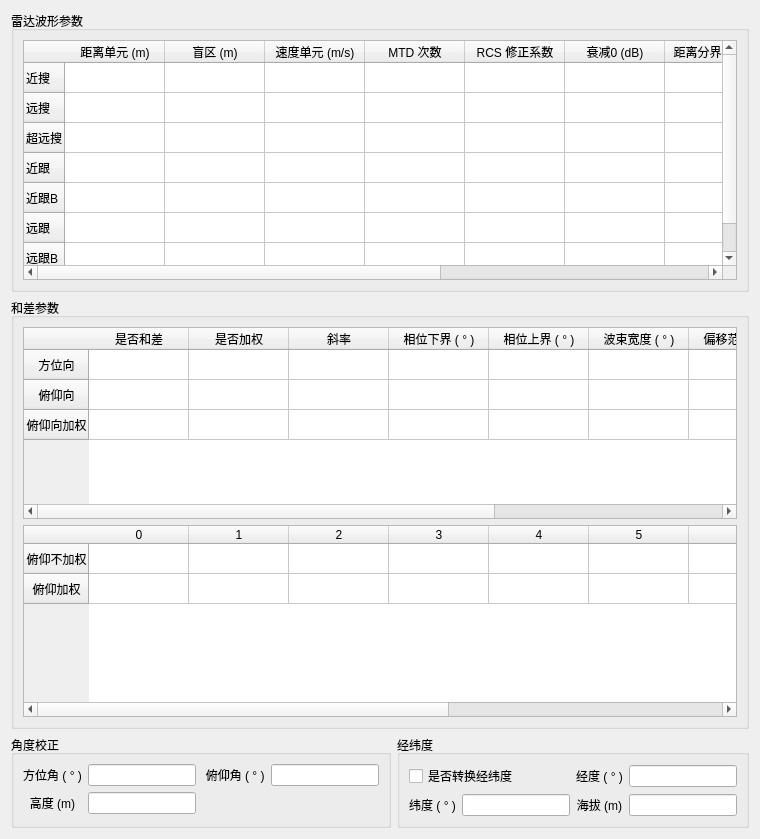
     <widget class="QWidget" name="tab_data_extraction">
      <attribute name="title">
       <string> 数据解析</string>
      </attribute>
      <layout class="QGridLayout" name="gridLayout_2">
       <item row="0" column="0" colspan="2">
        <widget class="QGroupBox" name="groupBox_radar_waveform_parameters">
         <property name="minimumSize">
          <size>
           <width>0</width>
           <height>0</height>
          </size>
         </property>
         <property name="title">
          <string>雷达波形参数</string>
         </property>
         <layout class="QGridLayout" name="gridLayout_7">
          <item row="0" column="0" rowspan="2" colspan="2">
           <widget class="QTableWidget" name="tableWidget_radar_waveform_parameters">
            <property name="minimumSize">
             <size>
              <width>0</width>
              <height>240</height>
             </size>
            </property>
            <row>
             <property name="text">
              <string>近搜</string>
             </property>
             <property name="font">
              <font>
               <family>Microsoft YaHei UI</family>
              </font>
             </property>
            </row>
            <row>
             <property name="text">
              <string>远搜</string>
             </property>
            </row>
            <row>
             <property name="text">
              <string>超远搜</string>
             </property>
            </row>
            <row>
             <property name="text">
              <string>近跟</string>
             </property>
            </row>
            <row>
             <property name="text">
              <string>近跟B</string>
             </property>
            </row>
            <row>
             <property name="text">
              <string>远跟</string>
             </property>
            </row>
            <row>
             <property name="text">
              <string>远跟B</string>
             </property>
            </row>
            <column>
             <property name="text">
              <string>距离单元 (m)</string>
             </property>
            </column>
            <column>
             <property name="text">
              <string>盲区 (m)</string>
             </property>
            </column>
            <column>
             <property name="text">
              <string>速度单元 (m/s)</string>
             </property>
            </column>
            <column>
             <property name="text">
              <string>MTD 次数</string>
             </property>
            </column>
            <column>
             <property name="text">
              <string>RCS 修正系数</string>
             </property>
            </column>
            <column>
             <property name="text">
              <string>衰减0 (dB)</string>
             </property>
            </column>
            <column>
             <property name="text">
              <string>距离分界01 (m)</string>
             </property>
            </column>
            <column>
             <property name="text">
              <string>距离分界12 (m)</string>
             </property>
            </column>
            <column>
             <property name="text">
              <string>衰减2 (dB)</string>
             </property>
            </column>
            <column>
             <property name="text">
              <string>方位校正时间 (s)</string>
             </property>
            </column>
           </widget>
          </item>
         </layout>
        </widget>
       </item>
       <item row="1" column="0" colspan="2">
        <widget class="QGroupBox" name="groupBox_sigma_delta_parameters">
         <property name="minimumSize">
          <size>
           <width>0</width>
           <height>0</height>
          </size>
         </property>
         <property name="title">
          <string>和差参数</string>
         </property>
         <layout class="QGridLayout" name="gridLayout_3">
          <item row="0" column="0">
           <widget class="QTableWidget" name="tableWidget_sigma_delta_parameters">
            <property name="minimumSize">
             <size>
              <width>0</width>
              <height>0</height>
             </size>
            </property>
            <property name="autoFillBackground">
             <bool>false</bool>
            </property>
            <property name="sortingEnabled">
             <bool>false</bool>
            </property>
            <row>
             <property name="text">
              <string>方位向</string>
             </property>
             <property name="font">
              <font>
               <family>Microsoft YaHei UI</family>
              </font>
             </property>
             <property name="textAlignment">
              <set>AlignCenter</set>
             </property>
            </row>
            <row>
             <property name="text">
              <string>俯仰向</string>
             </property>
             <property name="textAlignment">
              <set>AlignCenter</set>
             </property>
            </row>
            <row>
             <property name="text">
              <string>俯仰向加权</string>
             </property>
             <property name="textAlignment">
              <set>AlignCenter</set>
             </property>
            </row>
            <column>
             <property name="text">
              <string>是否和差</string>
             </property>
             <property name="textAlignment">
              <set>AlignCenter</set>
             </property>
            </column>
            <column>
             <property name="text">
              <string>是否加权</string>
             </property>
             <property name="textAlignment">
              <set>AlignCenter</set>
             </property>
            </column>
            <column>
             <property name="text">
              <string>斜率</string>
             </property>
             <property name="textAlignment">
              <set>AlignCenter</set>
             </property>
            </column>
            <column>
             <property name="text">
              <string>相位下界 ( ° )</string>
             </property>
             <property name="textAlignment">
              <set>AlignCenter</set>
             </property>
            </column>
            <column>
             <property name="text">
              <string>相位上界 ( ° )</string>
             </property>
             <property name="textAlignment">
              <set>AlignCenter</set>
             </property>
            </column>
            <column>
             <property name="text">
              <string>波束宽度 ( ° )</string>
             </property>
             <property name="textAlignment">
              <set>AlignCenter</set>
             </property>
            </column>
            <column>
             <property name="text">
              <string>偏移范围 ( ° )</string>
             </property>
             <property name="textAlignment">
              <set>AlignCenter</set>
             </property>
            </column>
            <column>
             <property name="text">
              <string>和差过滤</string>
             </property>
             <property name="textAlignment">
              <set>AlignCenter</set>
             </property>
            </column>
            <column>
             <property name="text">
              <string>过滤比率差/和</string>
             </property>
             <property name="textAlignment">
              <set>AlignCenter</set>
             </property>
            </column>
           </widget>
          </item>
          <item row="1" column="0">
           <widget class="QTableWidget" name="tableWidget_sigma_delta_elev_slope_each_beam">
            <property name="minimumSize">
             <size>
              <width>0</width>
              <height>0</height>
             </size>
            </property>
            <row>
             <property name="text">
              <string>俯仰不加权</string>
             </property>
             <property name="textAlignment">
              <set>AlignCenter</set>
             </property>
            </row>
            <row>
             <property name="text">
              <string>俯仰加权</string>
             </property>
             <property name="textAlignment">
              <set>AlignCenter</set>
             </property>
            </row>
            <column>
             <property name="text">
              <string>0</string>
             </property>
            </column>
            <column>
             <property name="text">
              <string>1</string>
             </property>
            </column>
            <column>
             <property name="text">
              <string>2</string>
             </property>
            </column>
            <column>
             <property name="text">
              <string>3</string>
             </property>
            </column>
            <column>
             <property name="text">
              <string>4</string>
             </property>
            </column>
            <column>
             <property name="text">
              <string>5</string>
             </property>
            </column>
            <column>
             <property name="text">
              <string>6</string>
             </property>
            </column>
            <column>
             <property name="text">
              <string>7</string>
             </property>
            </column>
            <column>
             <property name="text">
              <string>8</string>
             </property>
            </column>
            <column>
             <property name="text">
              <string>9</string>
             </property>
            </column>
           </widget>
          </item>
         </layout>
        </widget>
       </item>
       <item row="2" column="0">
        <widget class="QGroupBox" name="groupBox_azim_elev_bias">
         <property name="minimumSize">
          <size>
           <width>0</width>
           <height>0</height>
          </size>
         </property>
         <property name="title">
          <string>角度校正</string>
         </property>
         <layout class="QGridLayout" name="gridLayout_9">
          <item row="0" column="3">
           <widget class="QLineEdit" name="lineEdit_elev_bias_deg">
            <property name="alignment">
             <set>Qt::AlignCenter</set>
            </property>
           </widget>
          </item>
          <item row="0" column="0">
           <widget class="QLabel" name="label_24">
            <property name="text">
             <string>方位角 ( ° )</string>
            </property>
            <property name="alignment">
             <set>Qt::AlignCenter</set>
            </property>
           </widget>
          </item>
          <item row="2" column="1">
           <widget class="QLineEdit" name="lineEdit_height_bias">
            <property name="alignment">
             <set>Qt::AlignCenter</set>
            </property>
           </widget>
          </item>
          <item row="0" column="1">
           <widget class="QLineEdit" name="lineEdit_azim_bias_deg">
            <property name="alignment">
             <set>Qt::AlignCenter</set>
            </property>
           </widget>
          </item>
          <item row="2" column="0">
           <widget class="QLabel" name="label_7">
            <property name="text">
             <string>高度 (m)</string>
            </property>
            <property name="alignment">
             <set>Qt::AlignCenter</set>
            </property>
           </widget>
          </item>
          <item row="0" column="2">
           <widget class="QLabel" name="label_23">
            <property name="text">
             <string> 俯仰角 ( ° )</string>
            </property>
            <property name="alignment">
             <set>Qt::AlignCenter</set>
            </property>
           </widget>
          </item>
         </layout>
        </widget>
       </item>
       <item row="2" column="1">
        <widget class="QGroupBox" name="groupBox_lon_lat_alt">
         <property name="minimumSize">
          <size>
           <width>0</width>
           <height>0</height>
          </size>
         </property>
         <property name="title">
          <string>经纬度</string>
         </property>
         <layout class="QGridLayout" name="gridLayout_10">
          <item row="2" column="1">
           <widget class="QLineEdit" name="lineEdit_latitude">
            <property name="alignment">
             <set>Qt::AlignCenter</set>
            </property>
           </widget>
          </item>
          <item row="0" column="0" colspan="2">
           <widget class="QCheckBox" name="checkBox_convert_lon_lat_alt">
            <property name="text">
             <string>是否转换经纬度</string>
            </property>
           </widget>
          </item>
          <item row="0" column="3">
           <widget class="QLineEdit" name="lineEdit_longitude">
            <property name="alignment">
             <set>Qt::AlignCenter</set>
            </property>
           </widget>
          </item>
          <item row="2" column="0">
           <widget class="QLabel" name="label_25">
            <property name="text">
             <string>纬度 ( ° )</string>
            </property>
            <property name="alignment">
             <set>Qt::AlignCenter</set>
            </property>
           </widget>
          </item>
          <item row="0" column="2">
           <widget class="QLabel" name="label_26">
            <property name="text">
             <string>经度 ( ° )</string>
            </property>
            <property name="alignment">
             <set>Qt::AlignCenter</set>
            </property>
           </widget>
          </item>
          <item row="2" column="3">
           <widget class="QLineEdit" name="lineEdit_altitude">
            <property name="alignment">
             <set>Qt::AlignCenter</set>
            </property>
           </widget>
          </item>
          <item row="2" column="2">
           <widget class="QLabel" name="label_28">
            <property name="text">
             <string>海拔 (m)</string>
            </property>
            <property name="alignment">
             <set>Qt::AlignCenter</set>
            </property>
           </widget>
          </item>
         </layout>
        </widget>
       </item>
      </layout>
     </widget>
